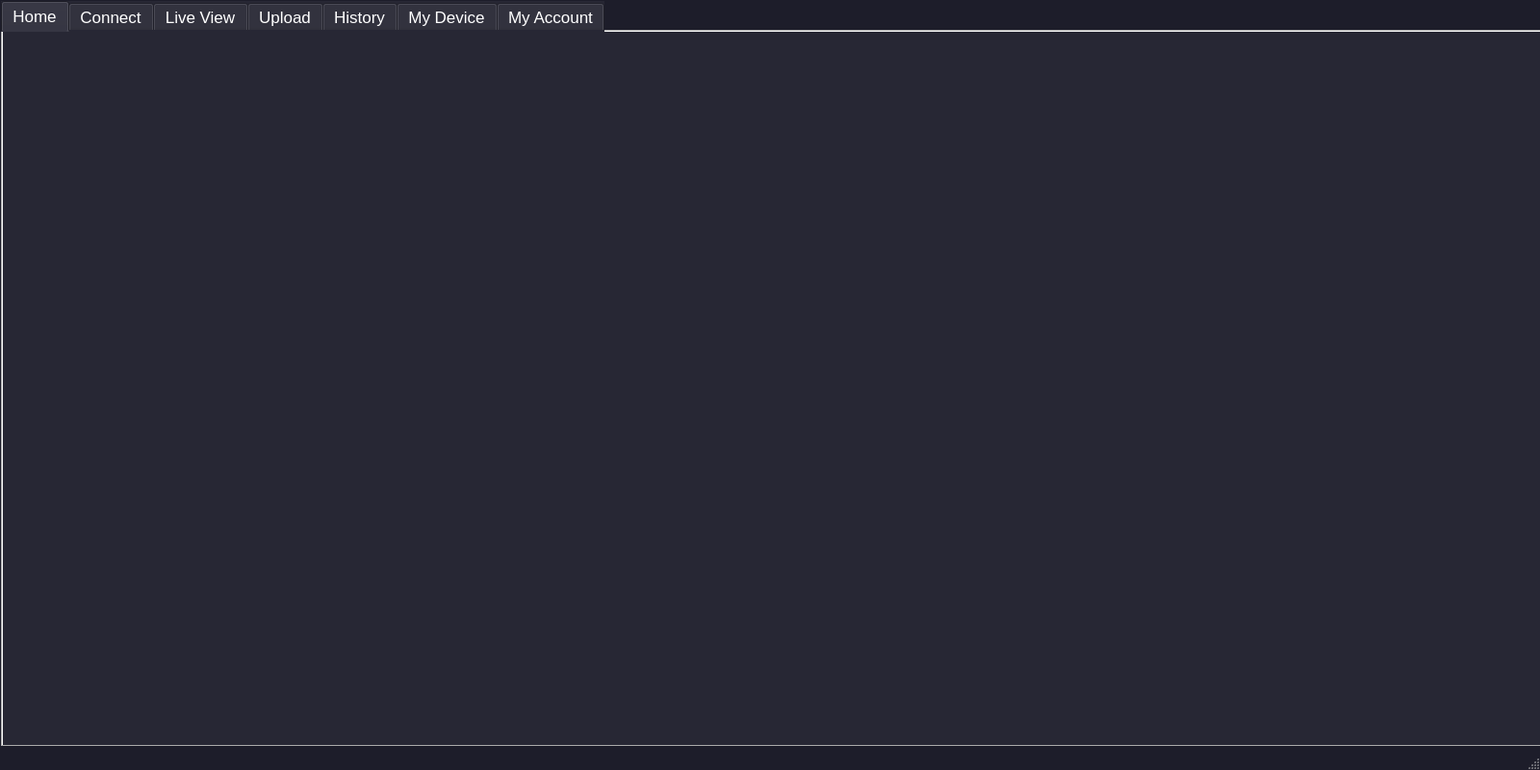
<?xml version="1.0" encoding="UTF-8"?>
<ui version="4.0">
 <class>MainWindow</class>
 <widget class="QMainWindow" name="MainWindow">
  <property name="geometry">
   <rect>
    <x>0</x>
    <y>0</y>
    <width>1600</width>
    <height>800</height>
   </rect>
  </property>
  <property name="sizePolicy">
   <sizepolicy hsizetype="Fixed" vsizetype="Fixed">
    <horstretch>0</horstretch>
    <verstretch>0</verstretch>
   </sizepolicy>
  </property>
  <property name="minimumSize">
   <size>
    <width>1600</width>
    <height>800</height>
   </size>
  </property>
  <property name="maximumSize">
   <size>
    <width>1600</width>
    <height>800</height>
   </size>
  </property>
  <property name="font">
   <font>
    <family>Tw Cen MT</family>
   </font>
  </property>
  <property name="windowTitle">
   <string>GAIT Demo App</string>
  </property>
  <property name="windowIcon">
   <iconset>
    <normaloff>../../resources/icons/logo.png</normaloff>../../resources/icons/logo.png</iconset>
  </property>
  <property name="styleSheet">
   <string notr="true">QMainWindow { background-color: rgb(29, 29, 42); }
</string>
  </property>
  <property name="tabShape">
   <enum>QTabWidget::Rounded</enum>
  </property>
  <widget class="QWidget" name="centralwidget">
   <property name="font">
    <font>
     <family>Tw Cen MT</family>
    </font>
   </property>
   <property name="styleSheet">
    <string notr="true">QWidget &gt; QWidget { background-color: rgb(29, 29, 42); }</string>
   </property>
   <widget class="QWidget" name="verticalLayoutWidget">
    <property name="geometry">
     <rect>
      <x>0</x>
      <y>0</y>
      <width>1612</width>
      <height>777</height>
     </rect>
    </property>
    <layout class="QGridLayout" name="mainGridLayout">
     <item row="0" column="0">
      <widget class="QTabWidget" name="viewsTabWidget">
       <property name="enabled">
        <bool>true</bool>
       </property>
       <property name="sizePolicy">
        <sizepolicy hsizetype="Minimum" vsizetype="Minimum">
         <horstretch>0</horstretch>
         <verstretch>0</verstretch>
        </sizepolicy>
       </property>
       <property name="minimumSize">
        <size>
         <width>1610</width>
         <height>775</height>
        </size>
       </property>
       <property name="maximumSize">
        <size>
         <width>1610</width>
         <height>775</height>
        </size>
       </property>
       <property name="font">
        <font>
         <pointsize>13</pointsize>
        </font>
       </property>
       <property name="styleSheet">
        <string notr="true">QTabWidget QWidget { 
	background-color: rgb(39, 39, 52); 
	border-color: rgb(39, 39, 52); 
}

QTabBar::tab { color: white; }</string>
       </property>
       <property name="currentIndex">
        <number>0</number>
       </property>
       <property name="tabBarAutoHide">
        <bool>true</bool>
       </property>
       <widget class="QWidget" name="homeTab">
        <property name="styleSheet">
         <string notr="true"/>
        </property>
        <attribute name="title">
         <string>Home</string>
        </attribute>
        <widget class="QWidget" name="gridLayoutWidget">
         <property name="geometry">
          <rect>
           <x>-40</x>
           <y>0</y>
           <width>1641</width>
           <height>751</height>
          </rect>
         </property>
         <layout class="QGridLayout" name="homeGridLayout"/>
        </widget>
       </widget>
       <widget class="QWidget" name="connectTab">
        <attribute name="title">
         <string>Connect</string>
        </attribute>
        <widget class="QWidget" name="gridLayoutWidget_2">
         <property name="geometry">
          <rect>
           <x>0</x>
           <y>0</y>
           <width>1601</width>
           <height>751</height>
          </rect>
         </property>
         <layout class="QGridLayout" name="connectGridLayout"/>
        </widget>
       </widget>
       <widget class="QWidget" name="liveTab">
        <property name="enabled">
         <bool>false</bool>
        </property>
        <attribute name="title">
         <string>Live View</string>
        </attribute>
        <widget class="QWidget" name="gridLayoutWidget_3">
         <property name="geometry">
          <rect>
           <x>0</x>
           <y>0</y>
           <width>1601</width>
           <height>751</height>
          </rect>
         </property>
         <layout class="QGridLayout" name="liveGridLayout"/>
        </widget>
       </widget>
       <widget class="QWidget" name="uploadTab">
        <property name="enabled">
         <bool>false</bool>
        </property>
        <attribute name="title">
         <string>Upload</string>
        </attribute>
        <widget class="QWidget" name="gridLayoutWidget_4">
         <property name="geometry">
          <rect>
           <x>0</x>
           <y>0</y>
           <width>1601</width>
           <height>751</height>
          </rect>
         </property>
         <layout class="QGridLayout" name="uploadGridLayout"/>
        </widget>
       </widget>
       <widget class="QWidget" name="historyTab">
        <attribute name="title">
         <string>History</string>
        </attribute>
        <widget class="QWidget" name="gridLayoutWidget_5">
         <property name="geometry">
          <rect>
           <x>0</x>
           <y>0</y>
           <width>1601</width>
           <height>751</height>
          </rect>
         </property>
         <layout class="QGridLayout" name="historyGridLayout"/>
        </widget>
       </widget>
       <widget class="QWidget" name="deviceTab">
        <attribute name="title">
         <string>My Device</string>
        </attribute>
        <widget class="QWidget" name="gridLayoutWidget_6">
         <property name="geometry">
          <rect>
           <x>0</x>
           <y>0</y>
           <width>1601</width>
           <height>751</height>
          </rect>
         </property>
         <layout class="QGridLayout" name="deviceGridLayout"/>
        </widget>
       </widget>
       <widget class="QWidget" name="accountTab">
        <attribute name="title">
         <string>My Account</string>
        </attribute>
        <widget class="QWidget" name="gridLayoutWidget_7">
         <property name="geometry">
          <rect>
           <x>0</x>
           <y>0</y>
           <width>1601</width>
           <height>751</height>
          </rect>
         </property>
         <layout class="QGridLayout" name="accountGridLayout"/>
        </widget>
       </widget>
      </widget>
     </item>
    </layout>
   </widget>
  </widget>
  <widget class="QStatusBar" name="statusbar"/>
 </widget>
 <resources/>
 <connections/>
</ui>
